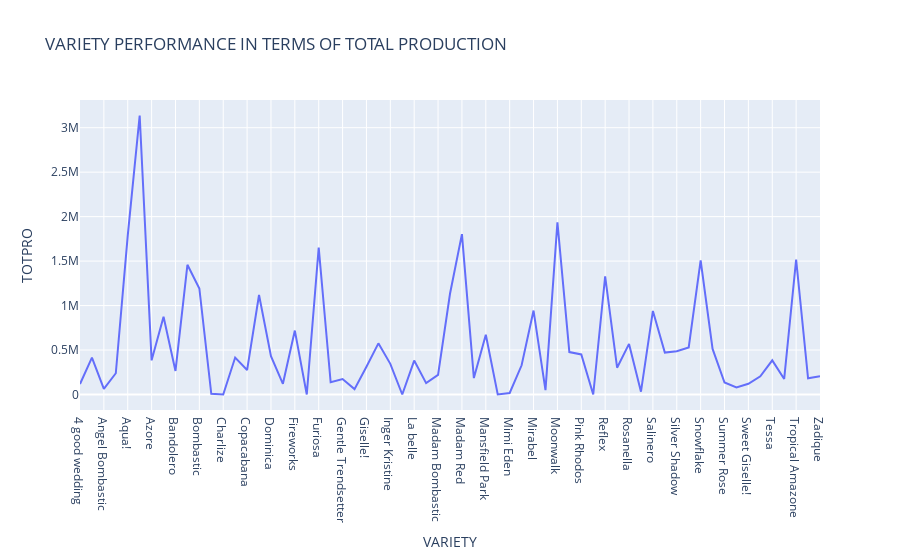

Notebook source saved alongside this figure:
### Code cell
variety_performance=data.groupby('VARIETY')['TOTPRO'].sum().reset_index()

fig=px.line(variety_performance, x='VARIETY', y='TOTPRO', title='VARIETY PERFORMANCE IN TERMS OF TOTAL PRODUCTION')
fig.show()

### Figure 1 — Plotly figure (JSON) as saved in the notebook; plotly's stock layout.template omitted (floating-point values rounded to 4 significant figures)
{"data": [{"hovertemplate": "VARIETY=%{x}<br>TOTPRO=%{y}<extra></extra>", "legendgroup": "", "line": {"color": "#636efa", "dash": "solid"}, "marker": {"symbol": "circle"}, "mode": "lines", "name": "", "orientation": "v", "showlegend": false, "type": "scatter", "x": ["4 good wedding", "Alicia", "Angel Bombastic", "Antigua", "Aqua!", "Athena ", "Azore", "Babe", "Bandolero", "Belle Rose", "Bombastic ", "Borneo!", "Charlize", "Classic Sensation", "Copacabana ", "Dinara", "Dominica", "Exclusive Sensation", "Fireworks", "Flinders Lane", "Furiosa", "Gelato", "Gentle Trendsetter", "Georgia Peach", "Giselle!", "Green Glow ", "Inger Kristine", "Julietta Honey", "La belle", "Lady Bombastic", "Madam Bombastic", "Madam Cerise", "Madam Red ", "Magma", "Mansfield Park", "Mansfield Pink Park", "Mimi Eden", "Minnion Rose", "Mirabel", "Miss Bombastic", "Moonwalk", "Nathalie", "Pink Rhodos ", "Princessa", "Reflex", "Romantic Bubbles", "Rosanella", "Saffran Smile", "Salinero", "Silva Pink+", "Silver Shadow", "Smashing", "Snowflake", "Summer Dance", "Summer Rose", "Super Sensation", "Sweet Giselle!", "Tarantella", "Tessa", "Trials", "Tropical Amazone", "Yellow babe", "Zadique"], "xaxis": "x", "y": [117754, 414505, 62694, 239088, 1786101, 3137252, 384274, 874473, 264419, 1458616, 1192423, 7110, 0, 415384, 274789, 1118488, 431722, 120513, 718687, 0, 1652978, 137401, 173654, 60530, 312826, 575167, 344969, 0, 381268, 127466, 220157, 1133062, 1803167, 184913, 671962, 0, 17265, 328397, 943795, 49371, 1936892, 476782, 450591, 0, 1329604, 301033, 568758, 31551, 939470, 471129, 485658, 529555, 1507565, 512582, 135160, 78658, 120959, 204827, 383888, 175004, 1517865, 181954, 206452], "yaxis": "y"}], "layout": {"autosize": true, "legend": {"tracegroupgap": 0}, "title": {"text": "VARIETY PERFORMANCE IN TERMS OF TOTAL PRODUCTION"}, "xaxis": {"anchor": "y", "autorange": true, "domain": [0, 1], "range": [0, 62], "title": {"text": "VARIETY"}, "type": "category"}, "yaxis": {"anchor": "x", "autorange": true, "domain": [0, 1], "range": [-174300.0, 3312000.0], "title": {"text": "TOTPRO"}, "type": "linear"}}}
